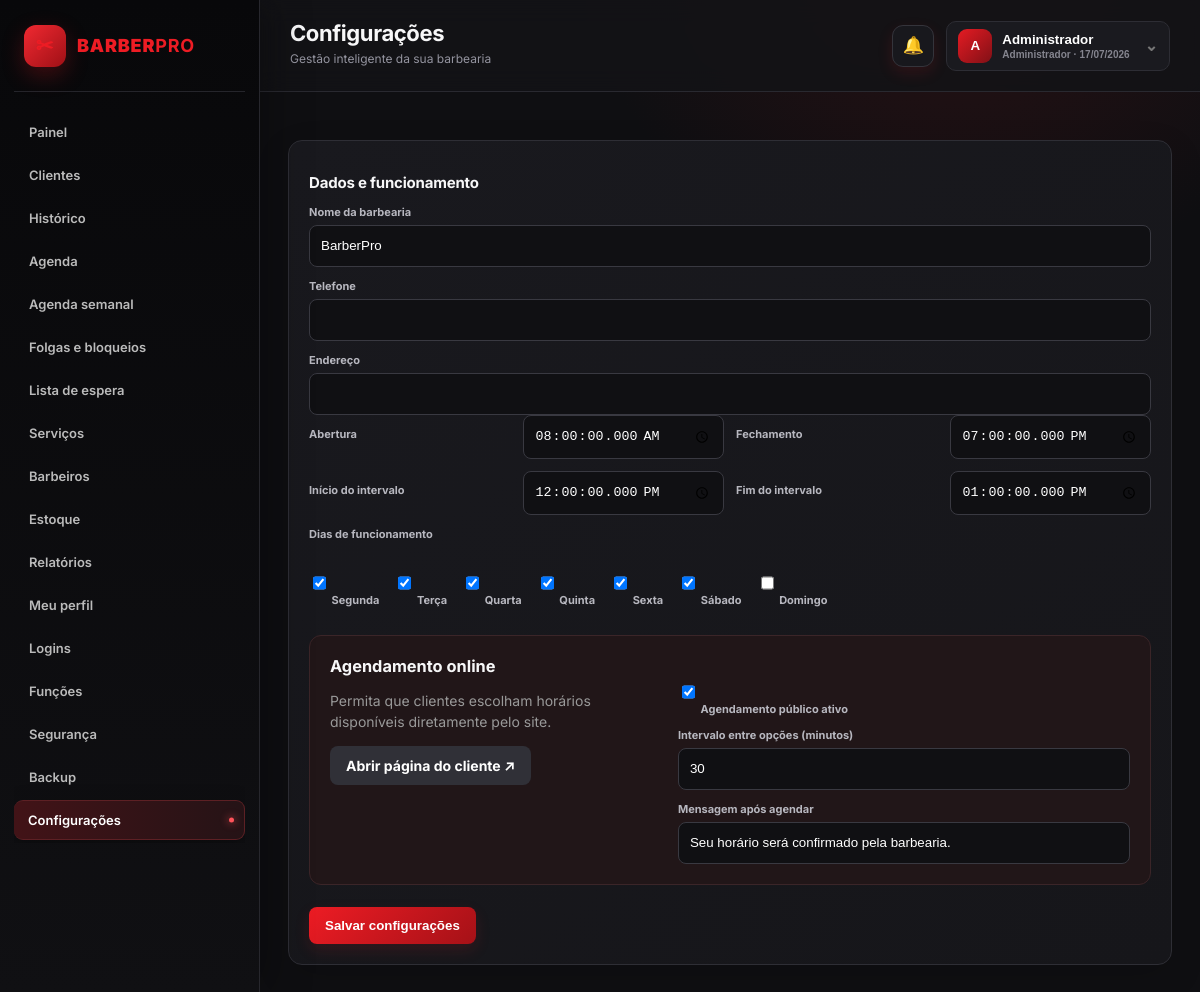
The page /configuracoes.php (signed in) on the database its author committed.
### tables this page shows
CREATE TABLE settings(setting_key VARCHAR(80) PRIMARY KEY,setting_value TEXT);

### configuracoes.php (called while the page is built)
<?php $module='settings'; require __DIR__.'/app.php';

### database.php (called while the page is built)
<?php
function db(){static $p;if(!$p)$p=new PDO('mysql:host=localhost;dbname=barbearia_system;charset=utf8mb4','root','',[PDO::ATTR_ERRMODE=>PDO::ERRMODE_EXCEPTION,PDO::ATTR_DEFAULT_FETCH_MODE=>PDO::FETCH_ASSOC]);return $p;}

### app.php (the view, shortened to what this page needs)
<?php
session_start(); require __DIR__.'/database.php';
function e($v){return htmlspecialchars((string)$v,ENT_QUOTES,'UTF-8');}
function setting($key,$default=''){$s=db()->prepare('SELECT setting_value FROM settings WHERE setting_key=?');$s->execute([$key]);return $s->fetchColumn()?:$default;}
function has_perm($permission){if(($_SESSION['user']['role']??'')==='Administrador'||($_SESSION['user']['permissions']??'')==='all')return true;$permissions=explode(',',$_SESSION['user']['permissions']??'');if(in_array($permission,$permissions,true))return true;$module=explode('.',$permission)[0];return in_array($module,$permissions,true);}
 ?><?php
$files=['dashboard'=>'index.php','clients'=>'clientes.php','history'=>'historico.php','appointments'=>'agenda.php','weekly'=>'agenda_semanal.php','blocks'=>'bloqueios.php','waitlist'=>'lista_espera.php','services'=>'servicos.php','barbers'=>'barbeiros.php','inventory'=>'estoque.php','reports'=>'relatorios.php','profile'=>'perfil.php','users'=>'logins.php','roles'=>'funcoes.php','security'=>'seguranca.php','backups'=>'backup.php','settings'=>'configuracoes.php'];
$titles=['dashboard'=>'Painel','clients'=>'Clientes','history'=>'Histórico','appointments'=>'Agenda','weekly'=>'Agenda semanal','blocks'=>'Folgas e bloqueios','waitlist'=>'Lista de espera','services'=>'Serviços','barbers'=>'Barbeiros','inventory'=>'Estoque','reports'=>'Relatórios','profile'=>'Meu perfil','users'=>'Logins','roles'=>'Funções','security'=>'Segurança','backups'=>'Backup','settings'=>'Configurações'];
$title=$titles[$module];$business=setting('business_name','BarberPro');
?><!doctype html><html lang="pt-BR"><head><link rel="stylesheet" href="style.css"><link rel="stylesheet" href="professional.css"></head><body><aside><div class="logo"><span class="logo-mark">✂</span><span>BARBER<b>PRO</b></span></div><nav><?php foreach($titles as $key=>$label):?><?php $menuPermission=in_array($key,['weekly','blocks','waitlist'],true)?'appointments':$key;$showMenu=in_array($key,['dashboard','security','profile'],true)||has_perm($menuPermission.'.view');if($showMenu):?><a class="<?=$module===$key?'on':''?>" href="<?=$files[$key]?>"><?=e($label)?></a><?php endif;endforeach?></nav></aside><main><header><div><h1><?=e($title)?></h1><p>Gestão inteligente da sua barbearia</p></div><div class="header-actions"><div class="notification-wrap"><button class="notification-bell" id="notificationBell" type="button" onclick="toggleNotifications(event)">🔔</button></div><div class="top-user-wrap"><button class="top-user" type="button" onclick="toggleUserMenu(event)"><div class="top-avatar"><?=e(mb_strtoupper(mb_substr($_SESSION['user']['name'],0,1)))?></div><div><b><?=e($_SESSION['user']['name'])?></b><small><?=e($_SESSION['user']['role'])?> · <?=date('d/m/Y')?></small></div><span class="user-caret">⌄</span></button></div></div></header><section>
<?php if($module==='dashboard'):
 $clients=db()->query('SELECT COUNT(*) FROM clients')->fetchColumn();$today=db()->query("SELECT COUNT(*) FROM appointments WHERE DATE(start_at)=CURDATE() AND status<>'Cancelado'")->fetchColumn();$pending=db()->query("SELECT COUNT(*) FROM appointments WHERE status='Pendente' AND start_at>=NOW()")->fetchColumn();$doneToday=db()->query("SELECT COUNT(*) FROM appointments WHERE DATE(start_at)=CURDATE() AND status='Concluído'")->fetchColumn();$canceledMonth=db()->query("SELECT COUNT(*) FROM appointments WHERE MONTH(start_at)=MONTH(CURDATE()) AND YEAR(start_at)=YEAR(CURDATE()) AND status='Cancelado'")->fetchColumn();$doneMonth=db()->query("SELECT COUNT(*) FROM appointments WHERE MONTH(start_at)=MONTH(CURDATE()) AND YEAR(start_at)=YEAR(CURDATE()) AND status='Concluído'")->fetchColumn();$month=db()->query("SELECT COALESCE(SUM(IF(type='Receita',amount,-amount)),0) FROM finance WHERE status='Pago' AND date>=DATE_FORMAT(CURDATE(),'%Y-%m-01') AND date<DATE_ADD(LAST_DAY(CURDATE()),INTERVAL 1 DAY)")->fetchColumn();$income=db()->query("SELECT COALESCE(SUM(amount),0) FROM finance WHERE type='Receita' AND status='Pago' AND date>=DATE_FORMAT(CURDATE(),'%Y-%m-01')")->fetchColumn();$next=db()->query("SELECT a.*,c.name client,s.name service FROM appointments a JOIN clients c ON c.id=a.client_id JOIN services s ON s.id=a.service_id WHERE a.start_at>=NOW() AND a.status<>'Cancelado' ORDER BY a.start_at LIMIT 6")->fetchAll();
?><div class="welcome"><div><small>RESUMO DO MÊS</small><h2>Olá, <?=e(explode(' ',$_SESSION['user']['name'])[0])?>!</h2></div><div class="welcome-icon">✂</div></div><div class="stats three"><article><small>Clientes cadastrados</small><strong><?=$clients?></strong><em>Base total</em></article><article><small>Horários hoje</small><strong><?=$today?></strong><em>Atendimentos ativos</em></article><?php if(in_array($_SESSION['user']['role'],['Administrador','Gerente'],true)):?><article><small>Receitas do mês</small><strong><?=money($income)?></strong><em>Atendimentos concluídos</em></article><?php endif?><article><small>Concluídos hoje</small><strong><?=$doneToday?></strong><em>Atendimentos finalizados</em></article></div><div class="dashboard-grid"><div class="card"><div class="card-title"><h2>Próximos horários</h2><a href="agenda.php">Ver agenda</a></div><div class="table"><table><thead><tr><th>Data</th><th>Cliente</th><th>Serviço</th><th>Status</th></tr></thead><tbody><?php foreach($next as $r):?><tr><td><?=date('d/m H:i',strtotime($r['start_at']))?></td><td><?=e($r['client'])?></td><td><?=e($r['service'])?></td><td><span class="badge"><?=e($r['status'])?></span></td></tr><?php endforeach?></tbody></table><?php if(!$next):?><p class="empty">Nenhum horário futuro.</p><?php endif?></div></div><div class="card quick"><h2>Ações rápidas</h2><a class="btn" href="agenda.php">+ Agendar horário</a><a class="btn gray" href="clientes.php">+ Novo cliente</a><div class="pending"><strong><?=$pending?></strong><span>agendamento(s) aguardando confirmação</span></div></div></div><div class="insight-grid <?=in_array($_SESSION['user']['role'],['Administrador','Gerente'],true)?'':'no-finance'?>"><div class="insight"><span class="insight-dot red"></span><div><small>Pendentes futuros</small><b><?=$pending?></b></div></div><div class="insight"><span class="insight-dot green"></span><div><small>Concluídos no mês</small><b><?=$doneMonth?></b></div></div><div class="insight"><span class="insight-dot yellow"></span><div><small>Cancelados no mês</small><b><?=$canceledMonth?></b></div></div><?php if(in_array($_SESSION['user']['role'],['Administrador','Gerente'],true)):?><div class="insight"><span class="insight-dot blue"></span><div><small>Ticket médio</small><b><?=money($doneMonth?($income/$doneMonth):0)?></b></div></div><?php endif?></div>
<?php elseif($module==='settings'):$days=explode(',',setting('work_days','1,2,3,4,5,6'));?>
<div class="card"><h2>Dados e funcionamento</h2><form method="post" class="settings-form"><?=field('business_name','Nome da barbearia','text',setting('business_name','BarberPro'))?><?=field('phone','Telefone','text',setting('phone'),false)?><?=field('address','Endereço','text',setting('address'),false)?><div class="form-row"><?=field('open_time','Abertura','time',setting('open_time','08:00'))?><?=field('close_time','Fechamento','time',setting('close_time','19:00'))?><?=field('lunch_start','Início do intervalo','time',setting('lunch_start','12:00'))?><?=field('lunch_end','Fim do intervalo','time',setting('lunch_end','13:00'))?></div><label>Dias de funcionamento</label><div class="checks"><?php foreach([1=>'Segunda',2=>'Terça',3=>'Quarta',4=>'Quinta',5=>'Sexta',6=>'Sábado',7=>'Domingo'] as $n=>$day):?><label><input class="auto" type="checkbox" name="work_days[]" value="<?=$n?>" <?=in_array((string)$n,$days)?'checked':''?>> <?=$day?></label><?php endforeach?></div><div class="public-booking-settings"><div><h3>Agendamento online</h3><p>Permita que clientes escolham horários disponíveis diretamente pelo site.</p><a class="btn gray" target="_blank" href="agendar.php">Abrir página do cliente ↗</a></div><div><label><input class="auto" type="checkbox" name="public_booking_enabled" <?=setting('public_booking_enabled','1')==='1'?'checked':''?>> Agendamento público ativo</label><?=field('booking_interval','Intervalo entre opções (minutos)','number',setting('booking_interval','30'))?><?=field('booking_notice','Mensagem após agendar','text',setting('booking_notice','Seu horário será confirmado pela barbearia.'))?></div></div><button>Salvar configurações</button></form></div>
<?php endif?></section></main></body></html>
<?php function field($name,$label,$type,$value,$required=true){return '<label>'.e($label).'</label><input type="'.$type.'" step="0.01" name="'.$name.'" value="'.e($value).'" '.($required?'required':'').'>';}

### style.css (style rules this page uses)
:root { --red:#df1820;--dark:#0b0b0d;--panel:#19191e;--line:#323239;--text:#f5f5f7;--muted:#a5a5ae }
* { box-sizing:border-box }
body { margin:0;background:#101014;color:var(--text);font:14px Segoe UI,Arial }
.logo { font-weight:900;font-size:21px }
.logo span { color:var(--red) }
label { display:block;color:#ccc;margin:12px 0 6px }
input,select { width:100%;padding:11px;background:#101014;border:1px solid #414149;border-radius:8px;color:#fff }
button,.btn { display:inline-block;background:var(--red);color:#fff;border:0;border-radius:8px;padding:11px 16px;font-weight:700;text-decoration:none;cursor:pointer }
aside { position:fixed;width:235px;inset:0 auto 0 0;background:var(--dark);border-right:1px solid var(--line);padding:28px 15px;display:flex;flex-direction:column }
nav { margin-top:30px }
nav a { display:block;padding:12px 14px;color:#bbb;text-decoration:none;border-radius:8px;margin:3px }
nav a.on,nav a:hover { background:#411317;color:#fff;border-left:3px solid var(--red) }
main { margin-left:235px }
header { height:88px;background:#16161a;border-bottom:1px solid var(--line);display:flex;align-items:center;justify-content:space-between;padding:0 28px }
h1 { margin:0 }
header p { margin:5px 0;color:var(--muted) }
section { padding:26px }
.stats article,.card { background:var(--panel);border:1px solid var(--line);border-radius:14px;padding:20px }
.card { margin-top:20px }
.gray { background:#36363e }
.auto { width:auto }
.settings-form { max-width:900px }
.form-row { display:grid;grid-template-columns:repeat(4,1fr);gap:12px }
.checks { display:flex;gap:15px;flex-wrap:wrap;margin-bottom:18px }

### rows shown on the page
settings: business_name "BarberPro"
settings: open_time "08:00"
settings: close_time "19:00"
settings: lunch_start "12:00"
settings: lunch_end "13:00"
settings: setting_value "☑"
settings: setting_value "☑"
settings: booking_interval "30"
settings: booking_notice "Seu horário será confirmado pela barbearia."

### other values the page prints
$label "Painel"
$label "Clientes"
$label "Histórico"
$label "Agenda"
$label "Agenda semanal"
$label "Folgas e bloqueios"
$label "Lista de espera"
$label "Serviços"
$label "Barbeiros"
$label "Estoque"
$label "Relatórios"
$label "Meu perfil"
$label "Logins"
$label "Funções"
$label "Segurança"
